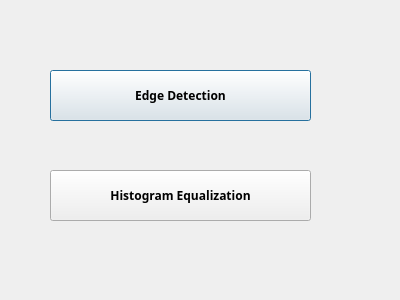
<?xml version="1.0" encoding="UTF-8"?>
<ui version="4.0">
 <class>Dialog</class>
 <widget class="QDialog" name="Dialog">
  <property name="geometry">
   <rect>
    <x>0</x>
    <y>0</y>
    <width>400</width>
    <height>300</height>
   </rect>
  </property>
  <property name="windowTitle">
   <string>Dialog</string>
  </property>
  <widget class="QPushButton" name="btn_edge">
   <property name="geometry">
    <rect>
     <x>50</x>
     <y>70</y>
     <width>261</width>
     <height>51</height>
    </rect>
   </property>
   <property name="font">
    <font>
     <family>MV Boli</family>
     <pointsize>9</pointsize>
     <weight>75</weight>
     <bold>true</bold>
    </font>
   </property>
   <property name="text">
    <string>Edge Detection</string>
   </property>
  </widget>
  <widget class="QPushButton" name="btn_histEqu">
   <property name="geometry">
    <rect>
     <x>50</x>
     <y>170</y>
     <width>261</width>
     <height>51</height>
    </rect>
   </property>
   <property name="font">
    <font>
     <family>MV Boli</family>
     <pointsize>9</pointsize>
     <weight>75</weight>
     <italic>false</italic>
     <bold>true</bold>
     <strikeout>false</strikeout>
    </font>
   </property>
   <property name="text">
    <string>Histogram Equalization</string>
   </property>
  </widget>
 </widget>
 <resources/>
 <connections/>
</ui>
